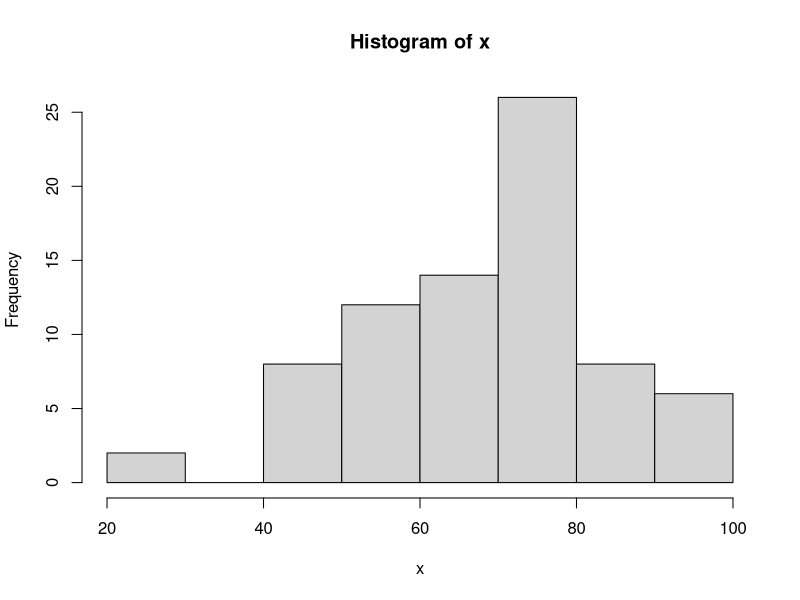
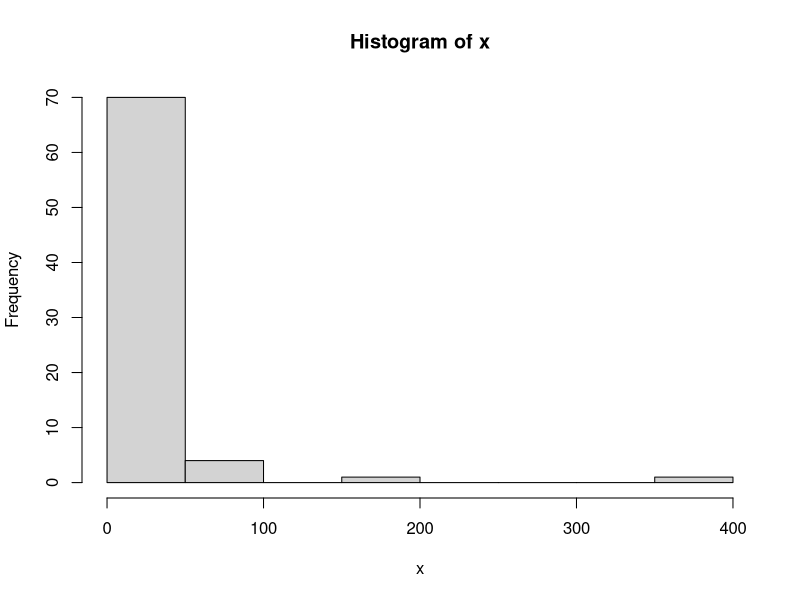
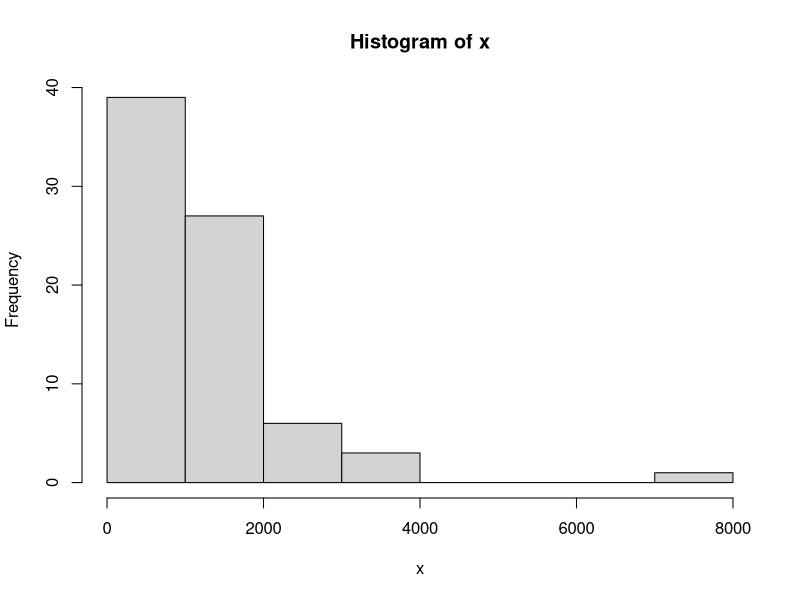
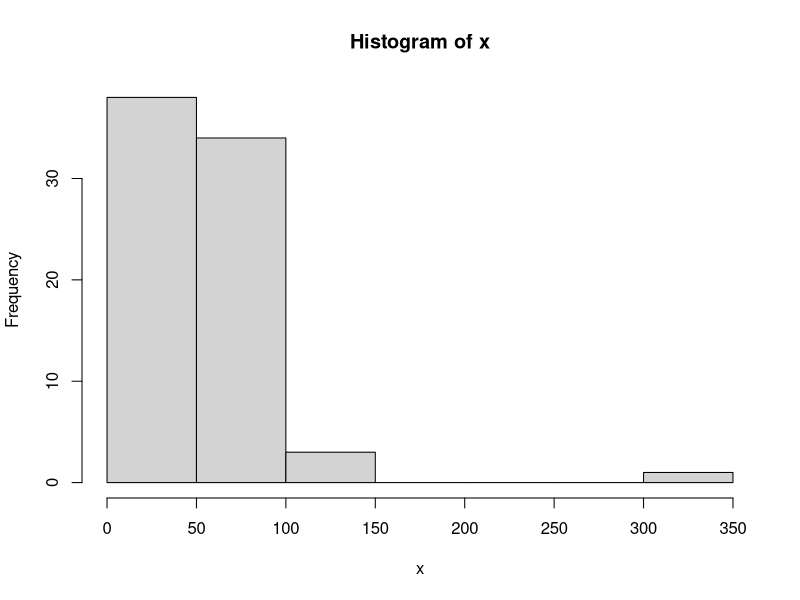
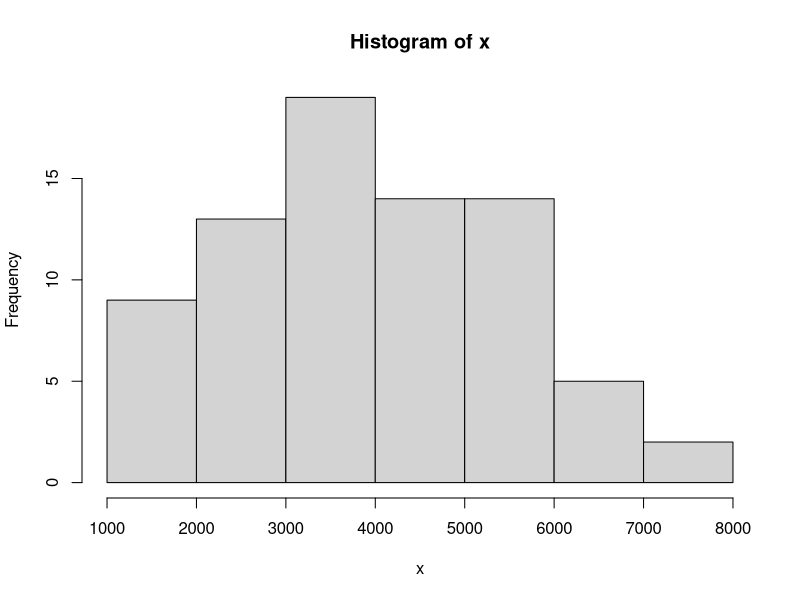
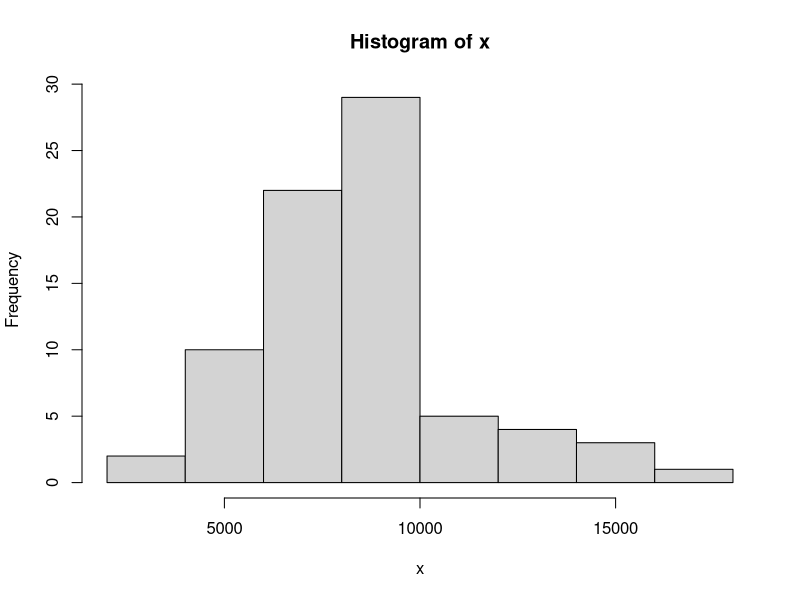
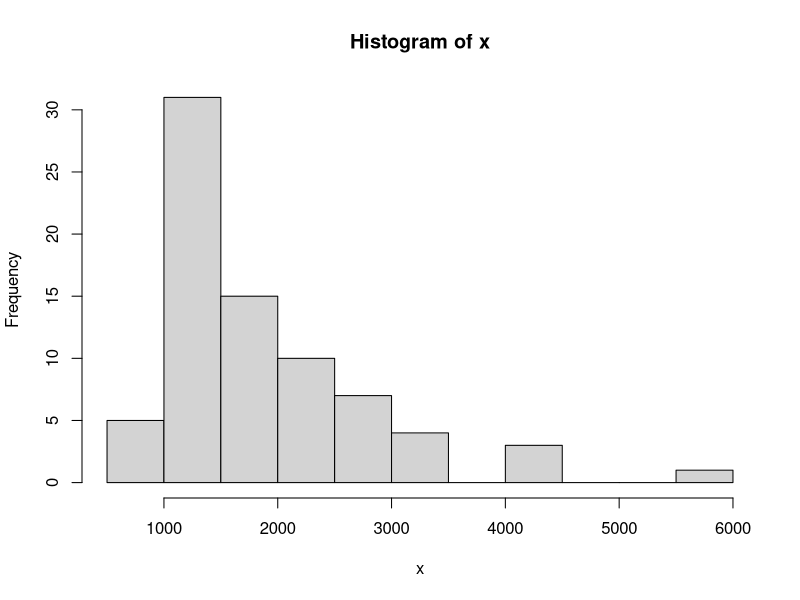
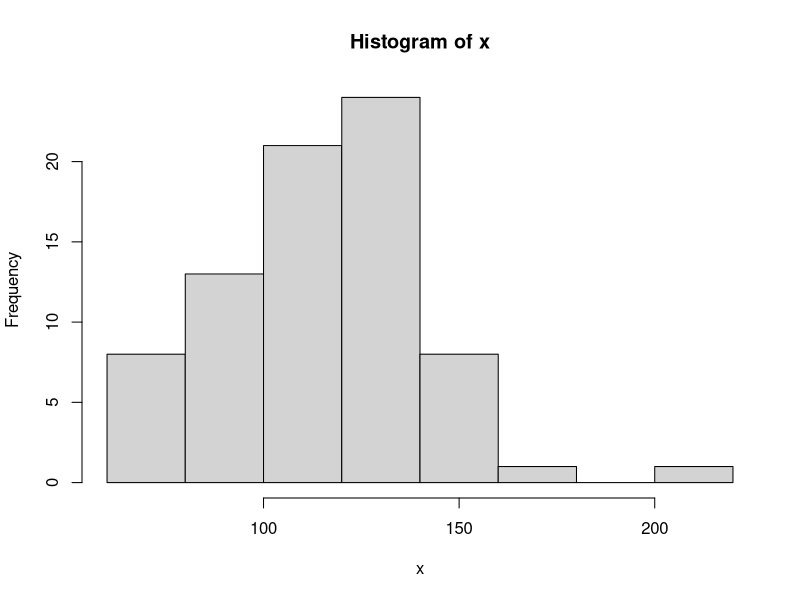

The R script that drew these images, in order:
library(readxl)
library(ggplot2)
library(GGally)
library(glmnet)
library(pROC)

#loading in the data
covid_data <- read_excel("Immunologic profiles of patients with COVID-19.xlsx")

###Data Exploration 
#looking at the structure of covid_data
str(covid_data)

#looking at the correlation matrix between the numeric features
correlation <- cor(covid_data[,c(-1,-3,-4)]) 

#checking the class of each feature
sapply(covid_data, class)

#Looking at some summary statistics
summary(covid_data)



#viewing the dimensions of the data set
dim(covid_data)

#seeing if there are any duplicate rows
dim(unique(covid_data))

#seeing if there are any duplicate columns
dim(unique(covid_data, MARGIN = 2))

#checking to see if any of the columns have a variance of less than 1
apply(covid_data, 2, function(x) var(x) < 1)

#checking for a balanced data set
table(covid_data$Severirty)

#finding the mean of the numeric columns
sapply(covid_data, mean)

#finding the standard deviations of each column
sapply(covid_data, sd)

#visually inspecting the distribution
sapply(covid_data, function(x) {if (class(x) == "numeric"){hist(x)}})


#calculating the means for mild and severe groups exclusively 

covid_data_mild <- covid_data[covid_data$Severirty == "Mild",]
covid_data_severe <- covid_data[covid_data$Severirty == "Severe",]

#calculating mean for covid_data_mild
mean_mild <- as.data.frame(sapply(covid_data_mild, mean))

#calculating mean for covid_data_severe
mean_severe <- as.data.frame(sapply(covid_data_severe, mean))

#looking at the differences in mean
abs(mean_mild - mean_severe)

#z-score normalization
covid_data_standardized <- cbind(covid_data[,c(1,3,4)], (sapply(covid_data[,c(-1,-3,-4)], scale)))

#mean of covid_data_standardized
sapply(covid_data_standardized, mean)

#standard deviation of covid_data_standardized
sapply(covid_data_standardized, sd)


##formatting the predictors and response

x <- covid_data_standardized[,c(-1,-3)]
x$SEX <- ifelse(x$SEX == 'M', 1, 0)
x <- as.matrix(x)

y <- ifelse(covid_data_standardized$Severirty == "Mild", 0, 1)
table(y)

###Train-test
set.seed(1717)

#generating indexes for the test set
test_index <- sample(dim(x)[1],round(dim(x)[1] *.25), replace = FALSE )

#generate fold memberships
cvxf <- cv.glmnet(x[-test_index,],y[-test_index], nfolds = 10, keep = TRUE )
table(cvxf$foldid)
foldid = cvxf$foldid

#train model - 10 folds
alphas <- seq(0,1,0.01)

auc_df <- data.frame(matrix(NA, nrow = length(alphas), ncol = 3))
colnames(auc_df) <- c("Training_AUC", "Testing_AUC", "Alpha_Values")


#making a matrix for the optimal threshold for each of the alpha-values lambdamin
sn_sp_threshold_matrix_train <- matrix(NA, nrow = length(alphas), ncol = 3)
colnames(sn_sp_threshold_matrix_train) <- c("Sensitivity", "Specificity", "Threshold")

sn_sp_threshold_matrix_test <- matrix(NA, nrow = length(alphas), ncol = 3)
colnames(sn_sp_threshold_matrix_test) <- c("Sensitivity", "Specificity", "Threshold")

#for each alpha value we get the model corresponding to lambda.min. We pick the lambda.min model as our 'best model for each alpha value. From there we can measure how well each model for each alpha value performs on the training and testing data. So there will be 101 models. For each of the 101 models we also pick the best threshold. The best performing out of the 101 models will be dubbed 'the best model' and have a corresponding threshold.


for (i in 1:length(alphas)) {
  cvx <- cv.glmnet(x[-test_index,], y[-test_index], nfolds = 10, family = "binomial", alpha = alphas[i], type.measure = "auc", foldid = foldid)
  pred_train <- predict(cvx, newx = x[-test_index,], type = "response", s=cvx$lambda.min)[,1]
  pred_test <- predict(cvx, newx = x[test_index,], type = "response", s=cvx$lambda.min )[,1]
  auc_train <- roc(y[-test_index], pred_train)
  auc_test <- roc(y[test_index], pred_test)
  auc_df[i,] <- c(auc_train$auc[1], auc_test$auc[1], alphas[i])
  
  #figuring out which threshold to use via min-max approach for the training data
  sensitivity_specificity_train <- cbind(auc_train$sensitivities, auc_train$specificities)
  
  #finding the index where the min value of either sensitivity or specificity is maximized and getting the associated cutoff --> gives us the cutoff with best balance between sensitivity and specificity
  indx <- which.max(apply(sensitivity_specificity_train, 1, min))
  print(sensitivity_specificity_train[indx,])
  cutoff <- auc_train$thresholds[indx]
  sn_sp_threshold_matrix_train[i,] <- c(sensitivity_specificity_train[indx,][1],sensitivity_specificity_train[indx,][2], cutoff)
  
  #figuring out which threshold to use via min-max approach for the testing data
  sensitivity_specificity_test <- cbind(auc_test$sensitivities, auc_test$specificities)
  
  #finding the index where the min value of either sensitivity or specificity is maximized and getting the associated cutoff --> gives us the cutoff with best balance between sensitivity and specificity
  indx <- which.max(apply(sensitivity_specificity_test, 1, min))
  print(sensitivity_specificity_test[indx,])
  cutoff <- auc_train$thresholds[indx]
  sn_sp_threshold_matrix_test[i,] <- c(sensitivity_specificity_test[indx,][1],sensitivity_specificity_test[indx,][2], cutoff)
  
}


sn_sp_threshold_matrix_train[which.max(apply(sn_sp_threshold_matrix_train, 1, min)),]
sn_sp_threshold_matrix_test[which.max(apply(sn_sp_threshold_matrix_test, 1, min)),]


#finding optimal 


##confusion matrices
#training labels
table(y[-test_index])

#results from predicting on the training data
table(as.numeric(pred_train > .5))

